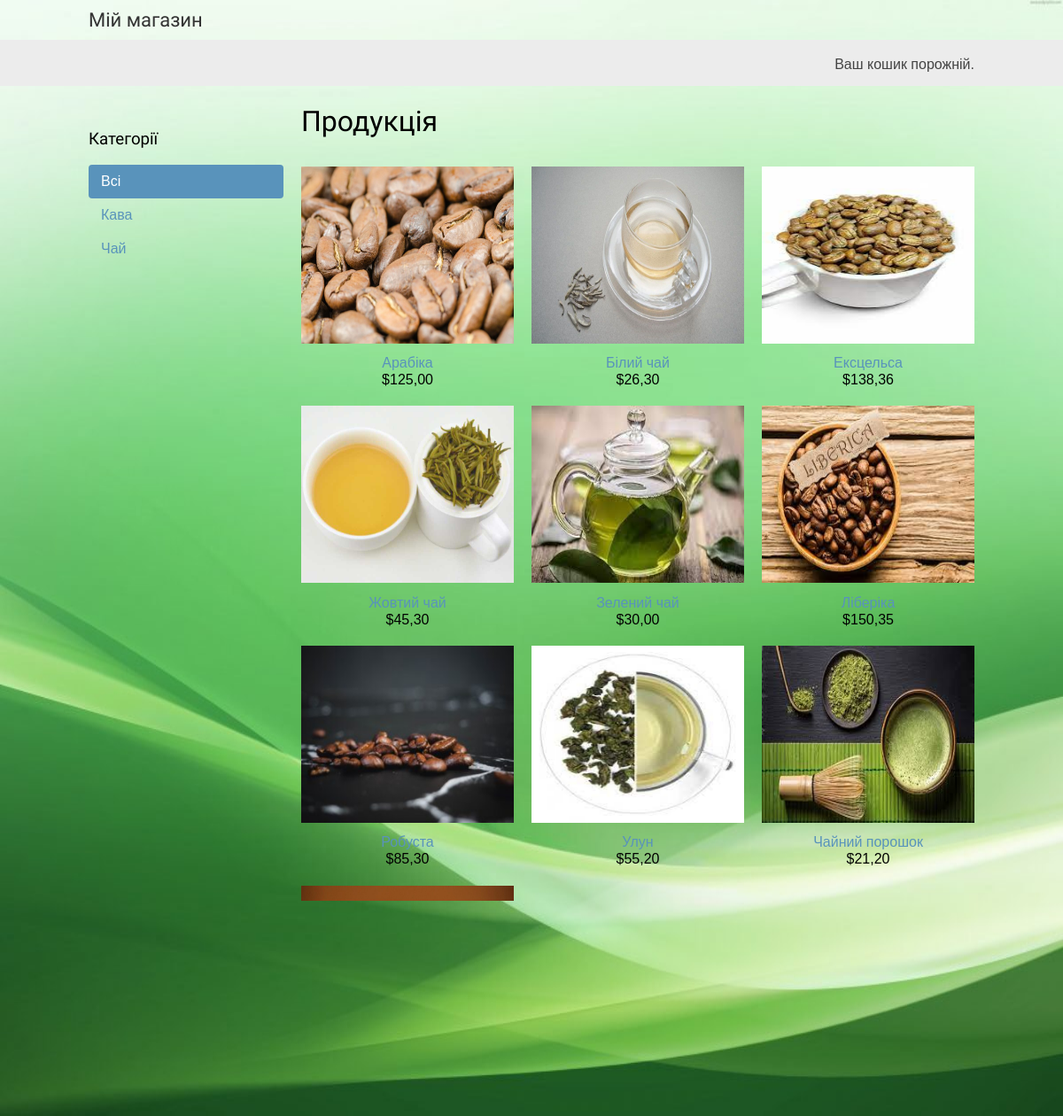
The page / on the database its author committed.
### shop/models.py (models this page shows, shortened)
class Category(models.Model):
    name = models.CharField(max_length=200)
    slug = models.SlugField(max_length=200, unique=True)
    class Meta:
        ordering = ['name']
        indexes = [
            models.Index(fields=['name']),
                   ]
        verbose_name = 'категорія'
        verbose_name_plural = 'категорії'
    def get_absolute_url(self):
        return reverse('shop:product_list_by_category', args=[self.slug])

class Product(models.Model):
    category = models.ForeignKey(Category, related_name='products', on_delete=models.CASCADE)
    name = models.CharField(max_length=200)
    slug = models.CharField(max_length=200)
    image = models.ImageField(upload_to='products/%Y/%m/%d', blank=True)
    description = models.TextField(blank=True)
    price = models.DecimalField(max_digits=10, decimal_places=2)
    available = models.BooleanField(default=True)
    created = models.DateTimeField(auto_now_add=True)
    updated = models.DateTimeField(auto_now=True)
    class Meta:
        ordering = ['name']
        indexes = [
            models.Index(fields=['id', 'slug']),
            models.Index(fields=['name']),
            models.Index(fields=['-created']),
        ]
        verbose_name = 'продукт'
        verbose_name_plural = 'продукти'
    def get_absolute_url(self):
        return reverse('shop:product_detail', args=[self.id, self.slug])

### shop/views.py (the view)
# urls.py: path('', views.product_list, name='product_list'),
def product_list(request, category_slug=None):
    category = None
    categories = Category.objects.all()
    products = Product.objects.filter(available=True)
    if category_slug:
        category = get_object_or_404(Category, slug=category_slug)
        products = products.filter(category=category)
    return render(request, 'shop/product/list.html', {'category': category, 'categories': categories, 'products': products})

### cart/cart.py (called while the page is built)
    def __len__(self):
        return sum(item['quantity'] for item in self.cart.values())

### cart/context_processors.py (called while the page is built)
def cart(request):
    return {'cart': Cart(request)}

### shop/templates/shop/product/list.html (shortened to what this page needs)
{% extends "shop/base.html" %}
{% load static %}
{% block content %}
  <div id="sidebar">
    <h3>Категорії</h3>
    <ul>
      <li {% if not category %}class="selected"{% endif %}>
        <a href="{% url 'shop:product_list' %}">Всі</a>
      </li>
      {% for c in categories %}
        <li {% if category.slug == c.slug %}class="selected"{% endif %}>
          <a href="{{ c.get_absolute_url }}">{{ c.name }}</a>
        </li>
      {% endfor %}
    </ul>
  </div>
  <div id="main" class="product-list">
    <h1>{% if category %}{{ category.name }}{% else %}Продукція{% endif %}</h1>
    {% for product in products %}
      <div class="item">
        <a href="{{ product.get_absolute_url }}">
          <img src="{% if product.image %}{{ product.image.url }}{% else %}{% static 'img/no_image.png' %}{% endif %}" width="150" height="200">
        </a>
        <a href="{{ product.get_absolute_url }}">{{ product.name }}</a>
        <br>
        ${{ product.price }}
      </div>
    {% endfor %}
  </div>
{% endblock %}

### shop/static/css/base.css (style rules this page uses)
body { margin:0; padding:0; font-family:helvetica, sans-serif; background-image: url('/static/img/img_fon.jpg'); background-repeat: no-repeat; background-attachment: fixed; background-size: 100% 100%; }
h1, h2, h3, h4, h5 , h6 { font-family: 'Ubuntu', sans-serif; font-weight:normal; }
a { text-decoration:none; color:#5993bb; }
#sidebar { width:220px; padding:30px 20px 0 0; float:left; }
#sidebar ul { margin:0; padding:0; }
#sidebar ul li { margin:0; list-style:none; padding:10px 14px; }
#sidebar ul li a { display:block; }
#sidebar ul li.selected { background:#5993bb; border-radius:4px; }
#sidebar ul li.selected a { color:#fff; }
#main { float:left; width: 96%; margin-right:-220px; overflow:hidden; }
.product-list .item { width:25%; padding:10px 20px 10px 0; float:left; text-align:center; line-height:1.2; }
.product-list .item img { width:100%; margin-bottom:8px; }

### rows shown on the page
Category: name "Кава"
Category: name "Чай"
Product: image (picture), name "Арабіка", price "125,00"
Product: image (picture), name "Білий чай", price "26,30"
Product: image (picture), name "Ексцельса", price "138,36"
Product: image (picture), name "Жовтий чай", price "45,30"
Product: image (picture), name "Зелений чай", price "30,00"
Product: image (picture), name "Ліберіка", price "150,35"
Product: image (picture), name "Робуста", price "85,30"
Product: image (picture), name "Улун", price "55,20"
Product: image (picture), name "Чайний порошок", price "21,20"
Product: image (picture)
